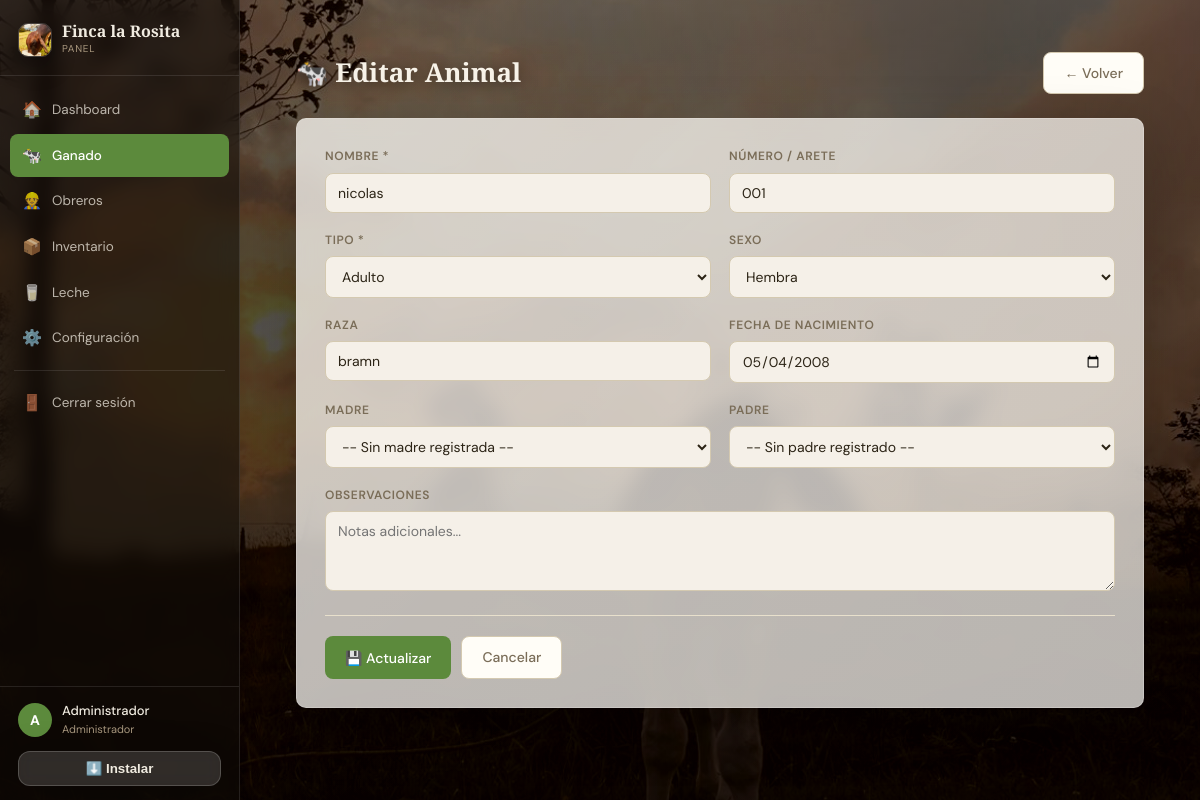
The app's page /ganado/editar/1 (signed in) with its own data.
### models/usuario.py (models this page shows, shortened)
class Usuario(UserMixin, db.Model):
    id = db.Column(db.Integer, primary_key=True)
    username = db.Column(db.String(80), unique=True, nullable=False)
    password = db.Column(db.String(200), nullable=False)
    nombre = db.Column(db.String(100), nullable=False)

### models/ganado.py (models this page shows, shortened)
class Ganado(db.Model):
    id = db.Column(db.Integer, primary_key=True)
    nombre = db.Column(db.String(100), nullable=False)
    numero = db.Column(db.String(50))
    raza = db.Column(db.String(100))
    fecha_nacimiento = db.Column(db.Date)
    madre_id = db.Column(db.Integer, db.ForeignKey('ganado.id'), nullable=True)
    padre_id = db.Column(db.Integer, db.ForeignKey('ganado.id'), nullable=True)
    tipo = db.Column(db.String(20), default='adulto')  # adulto, ternero
    sexo = db.Column(db.String(10))  # macho, hembra
    observaciones = db.Column(db.Text)
    fecha_registro = db.Column(db.DateTime, default=datetime.utcnow)
    madre = db.relationship('Ganado', foreign_keys=[madre_id], remote_side='Ganado.id', backref='terneros_madre')
    padre = db.relationship('Ganado', foreign_keys=[padre_id], remote_side='Ganado.id', backref='terneros_padre')

### routes/ganado.py (the view, shortened to what this page needs)
@ganado_bp.route('/ganado/editar/<int:id>', methods=['GET', 'POST'])
@login_required
def editar(id):
    animal = Ganado.query.get_or_404(id)
    todos = Ganado.query.filter(Ganado.id != id).all()
    return render_template('ganado_form.html', animal=animal, todos=todos)

### routes/auth.py (called while the page is built)
@login_manager.user_loader
def load_user(user_id):
    return Usuario.query.get(int(user_id))

### templates/ganado_form.html (shortened to what this page needs)
{% extends 'base.html' %}
{% block content %}
<div class="page-header">
    <h1 class="page-title">🐄 {{ 'Editar Animal' if animal else 'Registrar Animal' }}</h1>
    <a href="{{ url_for('ganado.index') }}" class="btn-secondary">← Volver</a>
</div>
<div class="form-card">
    <form method="POST">
        <div class="form-grid">
            <div class="form-group">
                <label>Nombre *</label>
                <input type="text" name="nombre" value="{{ animal.nombre if animal else '' }}" required placeholder="Ej: Rosita">
            </div>
            <div class="form-group">
                <label>Número / Arete</label>
                <input type="text" name="numero" value="{{ animal.numero if animal else '' }}" placeholder="Ej: 001">
            </div>
            <div class="form-group">
                <label>Tipo *</label>
                <select name="tipo">
                    <option value="adulto" {{ 'selected' if animal and animal.tipo == 'adulto' }}>Adulto</option>
                </select>
            </div>
            <div class="form-group">
                <label>Sexo</label>
                <select name="sexo">
                    <option value="hembra" {{ 'selected' if animal and animal.sexo == 'hembra' }}>Hembra</option>
                </select>
            </div>
            <div class="form-group">
                <label>Raza</label>
                <input type="text" name="raza" value="{{ animal.raza if animal else '' }}" placeholder="Ej: Holstein">
            </div>
            <div class="form-group">
                <label>Fecha de Nacimiento</label>
                <input type="date" name="fecha_nacimiento" value="{{ animal.fecha_nacimiento.strftime('%Y-%m-%d') if animal and animal.fecha_nacimiento else '' }}">
            </div>
            <div class="form-group">
                <label>Madre</label>
                <select name="madre_id">
                    <option value="">-- Sin madre registrada --</option>
                </select>
            </div>
            <div class="form-group">
                <label>Padre</label>
                <select name="padre_id">
                    <option value="">-- Sin padre registrado --</option>
                </select>
            </div>
            <div class="form-group full-width">
                <label>Observaciones</label>
                <textarea name="observaciones" rows="3" placeholder="Notas adicionales...">{{ animal.observaciones if animal else '' }}</textarea>
            </div>
        </div>
        <div class="form-actions">
            <button type="submit" class="btn-primary">💾 {{ 'Actualizar' if animal else 'Registrar' }}</button>
            <a href="{{ url_for('ganado.index') }}" class="btn-secondary">Cancelar</a>
        </div>
    </form>
</div>
{% endblock %}

### templates/base.html (shortened to what this page needs)
<!DOCTYPE html>
<html lang="es">
<head>
    <link rel="stylesheet" href="{{ url_for('static', filename='css/style.css', v=20) }}">
</head>
<body class="admin-body">
    <div class="app-bg" aria-hidden="true"></div>
    <div class="layout">
        <aside class="sidebar">
            <div class="sidebar-brand">
                <img class="brand-logo" src="{{ url_for('static', filename='img/logo.jpg') }}" alt="Logo">
                <div>
                    <div class="brand-name">Finca la Rosita</div>
                    <div class="brand-sub">Panel</div>
                </div>
            </div>
            <nav class="sidebar-nav">
                <a href="{{ url_for('dashboard.index') }}" class="nav-item {% if request.endpoint and request.endpoint.startswith('dashboard') %}active{% endif %}">
                    <span class="nav-icon">🏠</span> Dashboard
                </a>
                <a href="{{ url_for('ganado.index') }}" class="nav-item {% if request.endpoint and request.endpoint.startswith('ganado') %}active{% endif %}">
                    <span class="nav-icon">🐄</span> Ganado
                </a>
                <a href="{{ url_for('obreros.index') }}" class="nav-item {% if request.endpoint and request.endpoint.startswith('obreros') %}active{% endif %}">
                    <span class="nav-icon">👷</span> Obreros
                </a>
                <a href="{{ url_for('inventario.index') }}" class="nav-item {% if request.endpoint and request.endpoint.startswith('inventario') %}active{% endif %}">
                    <span class="nav-icon">📦</span> Inventario
                </a>
                <a href="{{ url_for('leche.index') }}" class="nav-item {% if request.endpoint and request.endpoint.startswith('leche') %}active{% endif %}">
                    <span class="nav-icon">🥛</span> Leche
                </a>
                <a href="{{ url_for('config.index') }}" class="nav-item {% if request.endpoint and request.endpoint.startswith('config') %}active{% endif %}">
                    <span class="nav-icon">⚙️</span> Configuración
                </a>
                <div class="nav-divider"></div>
                <a href="{{ url_for('auth.logout') }}" class="nav-item nav-logout">
                    <span class="nav-icon">🚪</span> Cerrar sesión
                </a>
            </nav>
            <div class="sidebar-footer">
                <div class="user-info">
                    <div class="user-avatar">{{ (current_user.nombre or current_user.username or 'A')[:1].upper() }}</div>
                    <div>
                        <div class="user-name">{{ current_user.nombre or 'Administrador' }}</div>
                        <div class="user-role">Administrador</div>
                    </div>
                </div>
                <button class="install-app-btn pwa-install pwa-install-desktop" type="button">⬇️ Instalar</button>
            </div>
        </aside>
        <main class="main-content">
            <div class="content-wrapper">
                {% block content %}{% endblock %}
            </div>
        </main>
    </div>
</body>
</html>

### records on screen
Usuario: nombre "A", nombre "Administrador"
Ganado: nombre "nicolas", numero "001", raza "bramn", fecha_nacimiento "05/04/2008"

### other values on screen
{{ 'Editar Animal' if animal else 'Registrar Animal' }} "Editar Animal"
{{ 'Actualizar' if animal else 'Registrar' }} "Actualizar"
